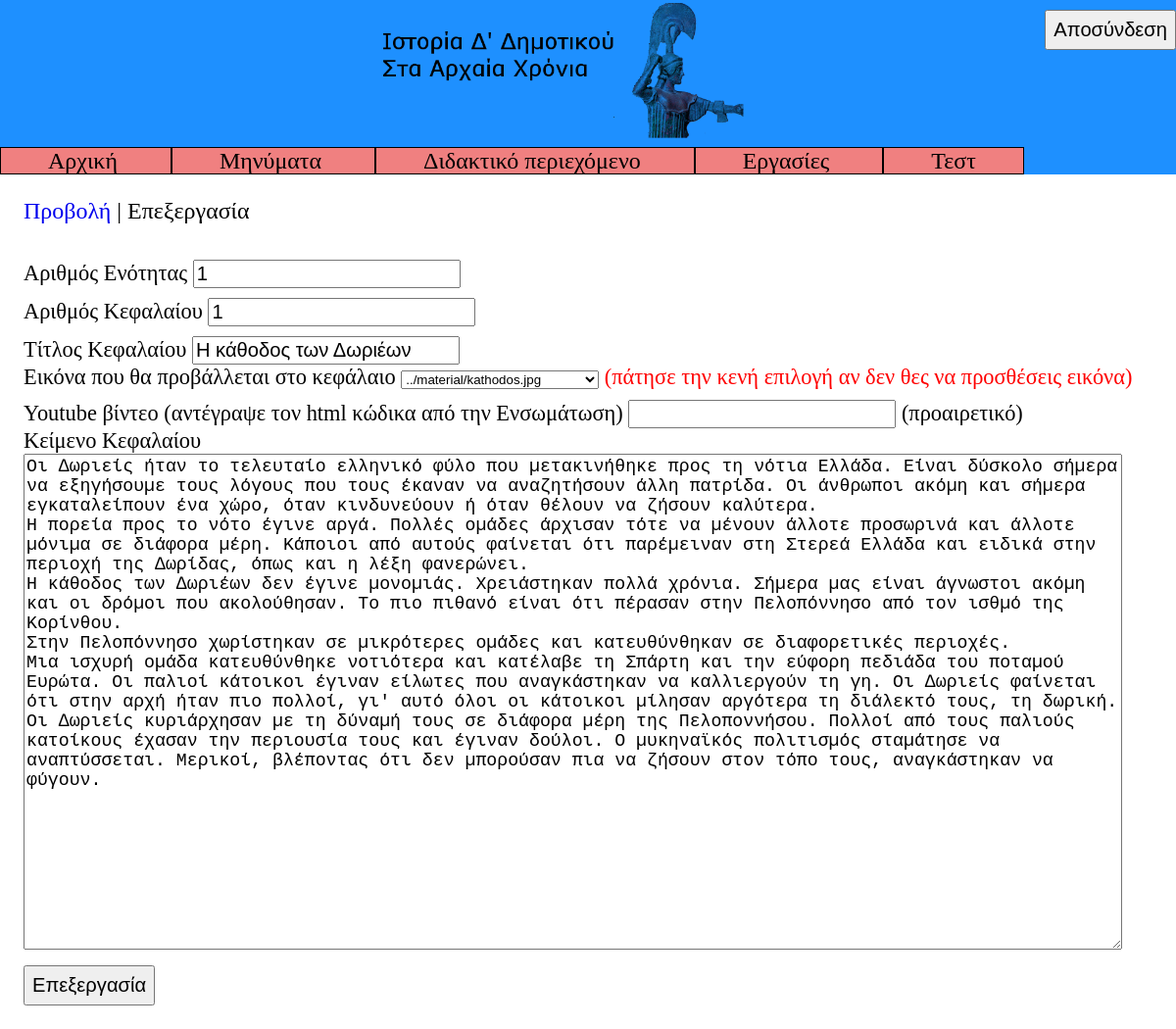
Page /code/professor/modify_chapter_form.php?section=1&chapter=1 (signed in) on the committed database.
### tables this page shows
CREATE TABLE `chapter` (
  `section_number` int(11) NOT NULL,
  `number` int(11) NOT NULL,
  `title` varchar(80) NOT NULL,
  `text` text NOT NULL,
  `image` varchar(100) DEFAULT NULL,
  `youtube` varchar(200) DEFAULT NULL
);

CREATE TABLE `material` (
  `path` varchar(100) NOT NULL,
  `description` text NOT NULL
);

### code/professor/modify_chapter_form.php (the view, shortened to what this page needs)
<!DOCTYPE html>
<html>
<head>
	<link rel="stylesheet" type="text/css" href="pstyles.css" />
</head>
<body>
	<button class="logout" onclick="logout()"> Αποσύνδεση </button>
	<img src="../banner.png" alt="Ιστορία Δ' Δημοτικού Στα Αρχαία Χρόνια" class="banner">
	<div class="big menu">
		<span class="menup"> <a href="phome.php" class="link_to_page"> Αρχική </a> </span>
		<span class="menup"> <a href="message.php" class="link_to_page"> Μηνύματα </a> </span>
		<span class="menup"> <a href="content.php" class="link_to_page"> Διδακτικό περιεχόμενο </a> </span>
		<span class="menup"> <a href="group_project.php" class="link_to_page"> Εργασίες </a> </span>
		<span class="menup"> <a href="test.php" class="link_to_page"> Τεστ </a> </span>
	</div>
	<div class="main">
<?php
if ((isset($_GET["chapter"])) and (isset($_GET["section"]))) {
	$chapter = $_GET["chapter"];
	$section = $_GET["section"];
}
else {
	echo "<script> alert('Κάτι πήγε στραβά.'); location.href = 'content.php'; </script>";
}
echo "<span class='big'> <a href='show_chapter.php?section=".$section."&chapter=".$chapter."'> Προβολή </a> | Επεξεργασία </span> <br> <br>";
$i = 0;
$link = connect_to_database("../login_register_form.php");
$result = $link->query("SELECT * FROM chapter WHERE section_number=".$section." AND number=".$chapter);
$row = mysqli_fetch_array($result, MYSQLI_ASSOC);
if (empty($row)) {
	$result->free();
	$link->close();
	echo "<script> alert('Κάτι πήγε στραβά.'); location.href = 'content.php'; </script>";
	exit();
}
else {
	$title = $row["title"];
	$text = $row["text"];
	$image = $row["image"];
	if ($row["youtube"] != NULL) {
	$youtube = str_replace('"', "'", $row["youtube"]);
	}
	else {
		$youtube = "";
	}
}
?>
		<form method="post" action="modify_chapter.php">
			Αριθμός Ενότητας <input type="number" name="section_number" value="<?php echo $section; ?>" readonly /> <br>
			Αριθμός Κεφαλαίου <input type="number" name="chapter_number" value="<?php echo $chapter; ?>" readonly /> <br>
			Τίτλος Κεφαλαίου <input type="text" name="title" value="<?php echo $title; ?>" required /> <br>
<?php
$result = $link->query("SELECT path FROM material");
while ($row = mysqli_fetch_array($result, MYSQLI_ASSOC)) {
	if ($i == 0) {
		echo "Εικόνα που θα προβάλλεται στο κεφάλαιο <select name='image'>";
		if ($image == NULL) {
			echo "<option value=''></option>";
		}
		else {
			echo "<option value='".$image."'> ".$image." </option>";
		}
	}
	$i++;
}
if ($i == 0) {
	echo "Δεν έχεις προσθέσει υλικό ακόμα <br>";
}
else {
	echo "</select> <span class='red_letters'> (πάτησε την κενή επιλογή αν δεν θες να προσθέσεις εικόνα) </span> <br>";
}
?>
			Youtube βίντεο (αντέγραψε τον html κώδικα από την Ενσωμάτωση)
			<input type="text" name="youtube" value="<?php echo $youtube; ?>"/> (προαιρετικό) <br>
			Κείμενο Κεφαλαίου <br>
			<textarea name="chapter_text" rows="25" cols="100" class="form_chapter_text"><?php echo $text; ?></textarea> <br>
			<button type="submit"> Επεξεργασία </button>
		</form>
	</div>
</body>
</html>

### code/professor/pstyles.css (style rules this page uses)
* { box-sizing: border-box; }
body { background-color: dodgerblue; font-family: "Verdana"; font-size: 140%; margin: 0; }
input { font-size: 90%; margin-top: 10px; }
button { font-size: 90%; padding: 7px; margin-top: 10px; cursor: pointer; }
textarea { font-size: 140%; }
a { text-decoration: none; }
button.logout { float: right; }
img.banner { display: table-cell; margin-left: 32.5%; margin-right: 32.5%; width: 35%; }
div.menu { margin-right: 10%; margin-left: 10%; }
span.menup { border: 1px solid black; padding: 0 4%; background-color: lightcoral; cursor: pointer; }
div.main { background-color: white; padding: 2%; margin-left: 10%; margin-right: 10%; }
.big { font-size: 107%; }
span.red_letters { color: red; }
textarea.form_chapter_text { font-size: 100%; }
a.link_to_page { color: black; }
@media only screen and (max-width: 1400px) { div.main { margin-left: 0; margin-right: 0; } }
@media only screen and (max-width: 1400px) { div.menu { margin-right: 0; margin-left: 0; } }

### rows in the picture
chapter: title "Η κάθοδος των Δωριέων", chapter_text "Oι ∆ωριείς ήταν το τελευταίο ελληνικό φύλο που µετακινήθηκε προς τη νότια Ελλάδα. Είναι δύσκολο σήµερα να εξηγήσουµε τους λόγους που τους έκαναν να αναζητήσουν άλλη πατρίδα. Oι άνθρωποι ακόµη και σήµερα εγκαταλείπουν ένα χώρο, όταν κινδυνεύουν ή όταν θέλουν να ζήσουν καλύτερα. Η πορεία προς το νότο έγινε αργά. Πολλές οµάδες άρχισαν τότε να µένουν άλλοτε προσωρινά και άλλοτε µόνιµα σε διάφορα µέρη. Κάποιοι από αυτούς φαίνεται ότι παρέµειναν στη Στερεά Ελλάδα και ειδικά στην περιοχή της ∆ωρίδας, όπως και η λέξη φανερώνει. Η κάθοδος των ∆ωριέων δεν έγινε µονοµιάς. Χρειάστηκαν πολλά χρόνια. Σήµερα µας είναι άγνωστοι ακόµη και οι δρόµοι που ακολούθησαν. Το πιο πιθανό είναι ότι πέρασαν στην…"
material: image "../material/kathodos.jpg"
